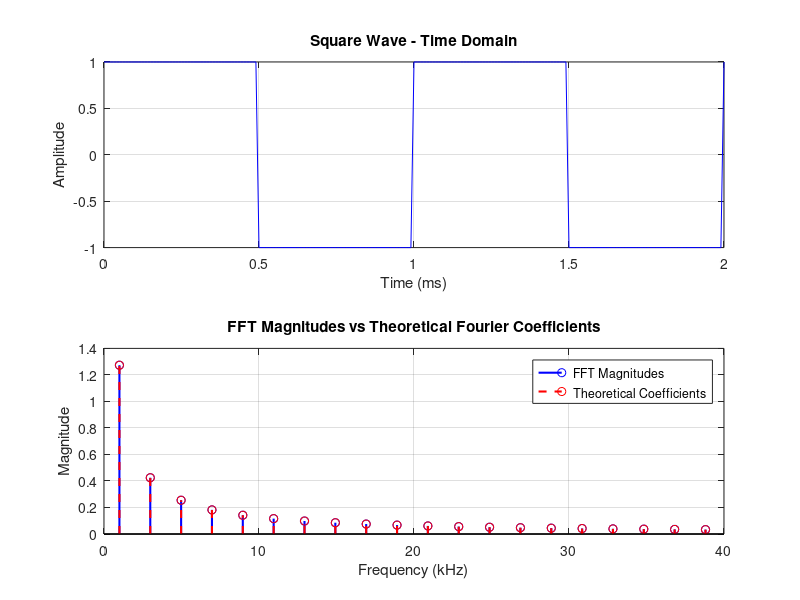
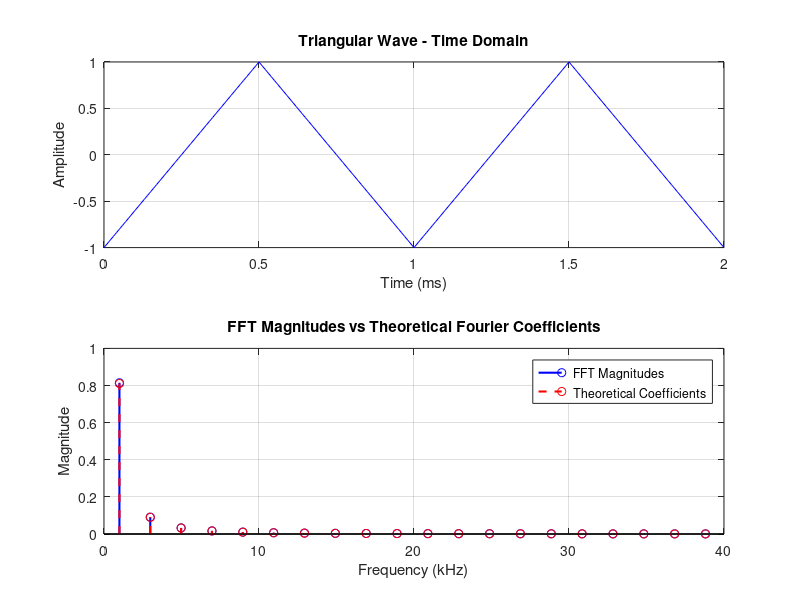

These figures' MATLAB source, in order:
% Part D: Square Wave Analysis
clear; clc; close all;

% Parameters
T = 1/1000;                % Period for 1 kHz
Fs = 100000;               % Sampling frequency (100 kHz)
t = 0:1/Fs:2*T;            % Time vector covering two periods

% Generate square wave
square_wave = square(2*pi*1000*t);

% Compute FFT
N = length(square_wave);
fft_square = fft(square_wave)/N;
freq = (0:N-1)*(Fs/N);

% Positive frequencies
nyq = floor(N/2);
freq = freq(1:nyq);
mag_square = 2*abs(fft_square(1:nyq));

% Theoretical Fourier coefficients (odd harmonics)
n_harmonics = 20;
n_values = 1:2:(2*n_harmonics-1);  % Odd harmonics
An = 4./(n_values*pi);

% Harmonic frequencies
harmonic_freqs = 1000 * n_values;  % in Hz

% Indices of harmonic frequencies
[~, indices] = arrayfun(@(f) min(abs(freq - f)), harmonic_freqs);

% Extract FFT magnitudes
fft_magnitudes = mag_square(indices);

% Plotting
figure;
subplot(2,1,1);
plot(t*1000, square_wave, 'b-');
xlabel('Time (ms)');
ylabel('Amplitude');
title('Square Wave - Time Domain');
grid on;

subplot(2,1,2);
stem(freq(indices)/1000, fft_magnitudes, 'b', 'LineWidth', 1.5); hold on;
stem(freq(indices)/1000, An, 'r--', 'LineWidth', 1.5);
xlabel('Frequency (kHz)');
ylabel('Magnitude');
title('FFT Magnitudes vs Theoretical Fourier Coefficients');
legend('FFT Magnitudes', 'Theoretical Coefficients');
grid on;

%% Triangular Wave Analysis

% Generate triangular wave
triangular_wave = sawtooth(2*pi*1000*t, 0.5);  % Symmetric triangle wave

% Compute FFT
fft_triangle = fft(triangular_wave)/N;
mag_triangle = 2*abs(fft_triangle(1:nyq));

% Theoretical Fourier coefficients (odd harmonics)
Bn = (8./(pi^2)) .* ((-1).^((n_values-1)/2)) ./ (n_values.^2);

% Extract FFT magnitudes
fft_magnitudes = mag_triangle(indices);

% Plotting
figure;
subplot(2,1,1);
plot(t*1000, triangular_wave, 'b-');
xlabel('Time (ms)');
ylabel('Amplitude');
title('Triangular Wave - Time Domain');
grid on;

subplot(2,1,2);
stem(freq(indices)/1000, fft_magnitudes, 'b', 'LineWidth', 1.5); hold on;
stem(freq(indices)/1000, abs(Bn), 'r--', 'LineWidth', 1.5);
xlabel('Frequency (kHz)');
ylabel('Magnitude');
title('FFT Magnitudes vs Theoretical Fourier Coefficients');
legend('FFT Magnitudes', 'Theoretical Coefficients');
grid on;
